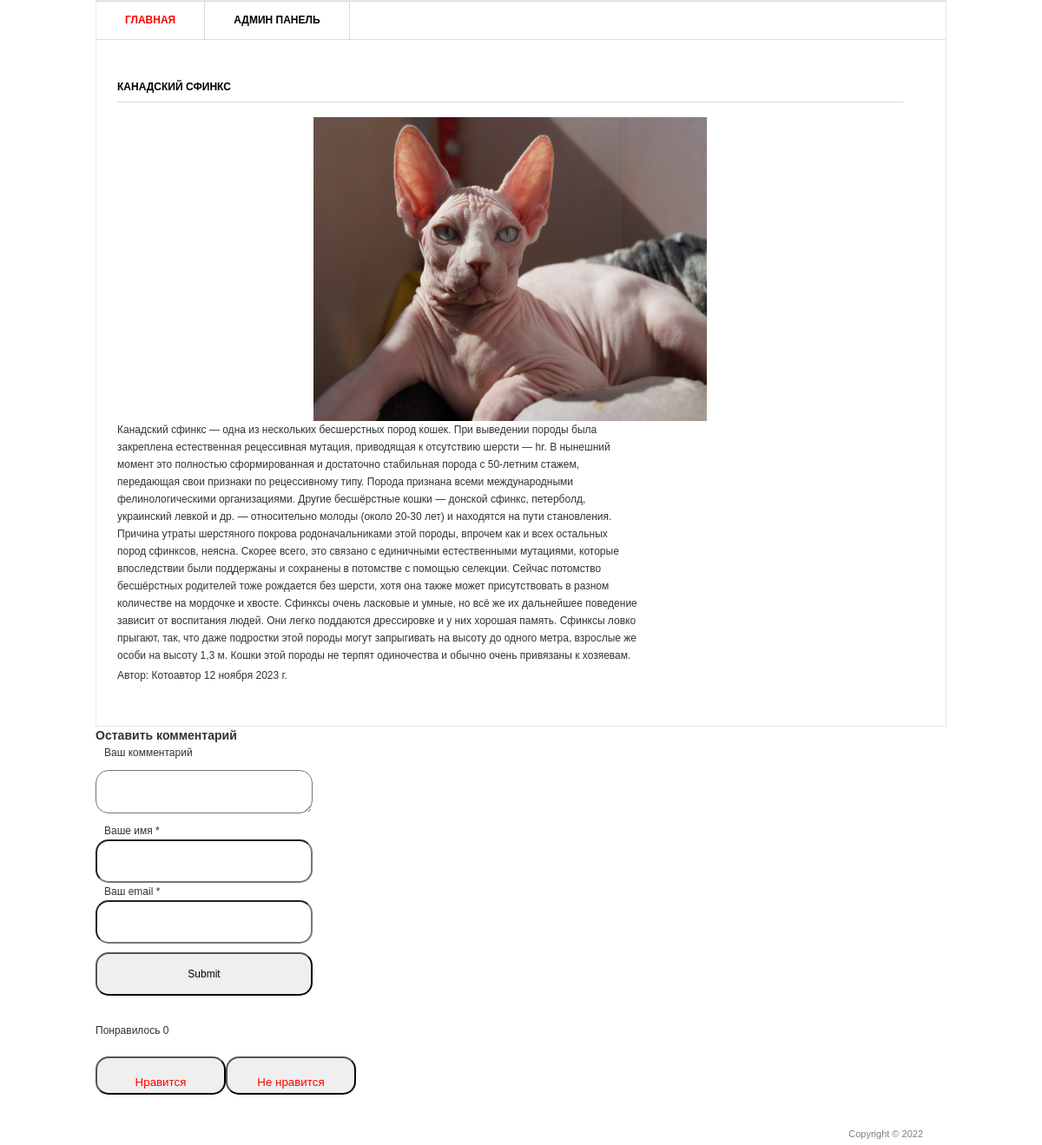
The page /2/ on the database as committed earlier.
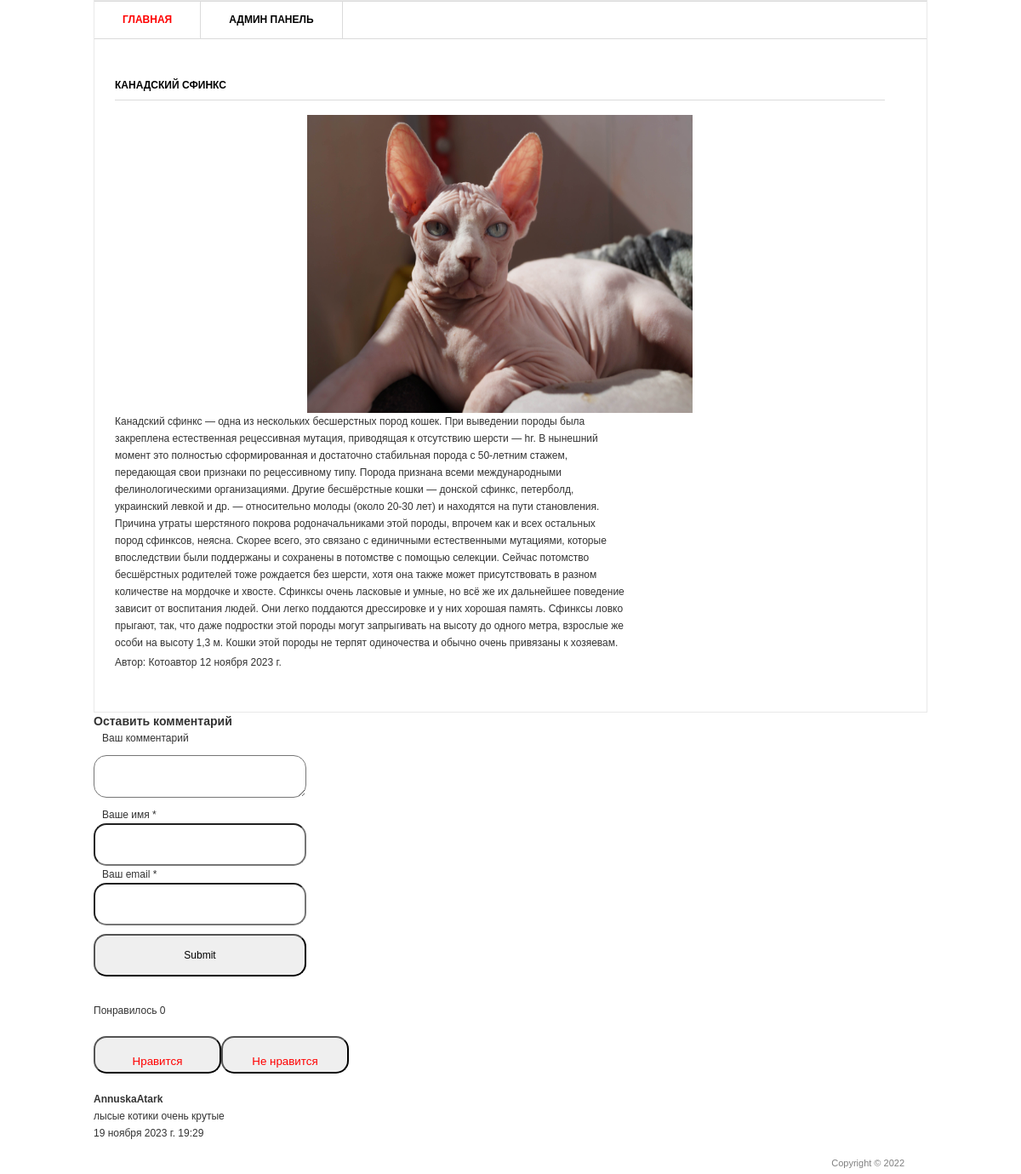
The same page on the database as committed later.
### blog/models.py (models this page shows, shortened)
class Comment(models.Model):
    email = models.EmailField()
    name = models.CharField("Имя пользователя", max_length=50)
    text_comment = models.TextField("Текст комментария", max_length=2000)
    date = models.DateTimeField(auto_now_add=True)
    post = models.ForeignKey(Post, on_delete=models.CASCADE)

### blog/views.py (the view)
# urls.py: path("<int:pk>/", views.PostDetail.as_view()),
class PostDetail(ListView):
    def get(self, request, pk):
        post = Post.objects.get(id=pk)
        return render(request, "blog/blog_detail.html", {"post": post})

### templates/blog/blog_detail.html (shortened to what this page needs)
{% load static %}
<html>
<head>
	<link rel="stylesheet" href="{% static 'style.css' %}" type="text/css" media="all" />
</head>
<body>
<div class="shell">
	<div class="border">
		<div id="navigation">
			<ul>
			    <li><a href="/" class="active">Главная</a></li>
			    <li><a href="/admin">Админ панель</a></li>
			</ul>
		</div>
		<div id="main">
			<div id="content" class="left">
				<div class="projects">
					<h3>{{ post.title }}</h3>
                    <p style="text-align: center;"><img src="{{ post.image.url }}" alt="изображение" width="50%" height="350px"/></p>
					<div class="item">
						<div class="text left">
							<p>{{ post.description }}</p>
							<p>Автор: {{post.author}}   {{ post.date}} </p>
						</div>
					</div>
				</div>
			</div>
		</div>
	</div>
	<div>
		<h3>Оставить комментарий</h3>
		<div >
			<form  action="{% url 'add_comments' post.id %}"; method="post">
				<div>
			<label style="margin: 10px 10px;">Ваш комментарий</label>
		</div>
		<div >
			<textarea name="text_comment"; style="border-radius: 15px; padding: 15px; height: 50px; width: 250px; margin: 10px 0px; resize: vertical;"></textarea>
		</div>
		<div>
			<label style="margin: 10px 10px;">Ваше имя *</label>
		</div>
		<div>
			<input type="text"; name="name"; style="border-radius: 15px; padding: 15px; height: 50px; width: 250px;">
		</div>
		<div>
			<label style="margin: 10px 10px;"> Ваш email *</label>
		</div>
		<div>
			<input type="email"; name="email"; style="border-radius: 15px; padding: 15px; height: 50px; width: 250px;">
		</div>
		<div>
			<input type="submit"; style="border-radius: 15px; padding: 15px; height: 50px; width: 250px; margin: 10px 0px;">
		</div>
		</form>
		</div>
	</div>
	<div>
		<br>
		<p>Понравилось {{ post.like_set.all.count }}</p>
		<br>
		<button style="border-radius: 15px; padding: 20px; height: 30px; width: 150px; text-align: center; "><a style="text-decoration: none;"; href="{% url 'add_like' post.id %}">Нравится</a></button><button style="border-radius: 15px; padding: 20px; height: 30px; width: 150px; text-align: center;"><a style="text-decoration: none;"; href="{% url 'del_like' post.id %}">Не нравится</a></button>
		<br>
	</div>
	<br>
	<div> {% for comment in post.comment_set.all %}
		<div>
			<h4>{{ comment.name }}</h4>
			<p>{{ comment.text_comment}}</p>
			<p>{{comment.date}}</p>
		</div>
	{% endfor %}
</div>
	<div id="footer">
		<p class="copy right">Copyright &copy;  2022 </p>
	</div>
</div>
</body>
</html>

Rows that differ between the two databases and show on the page:
added Comment: name "AnnuskaAtark", text_comment "лысые котики очень крутые", date "19 ноября 2023 г. 19:29"
